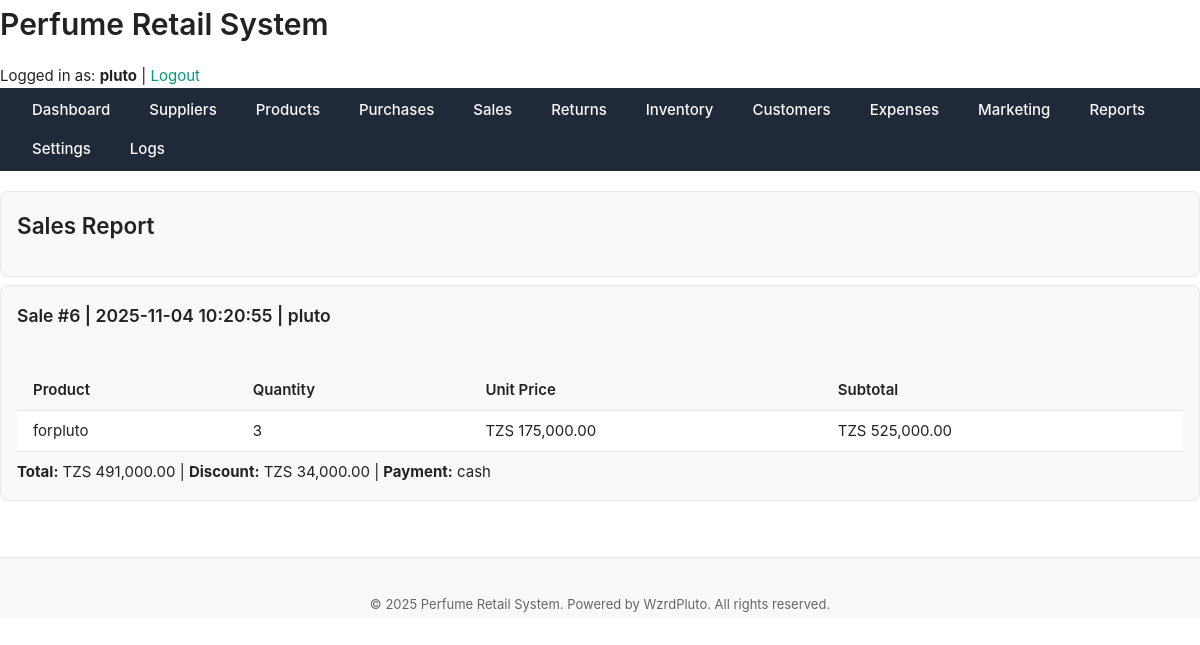
/public/reports/sales_report.php (signed in), run on an earlier commit of the app's database.
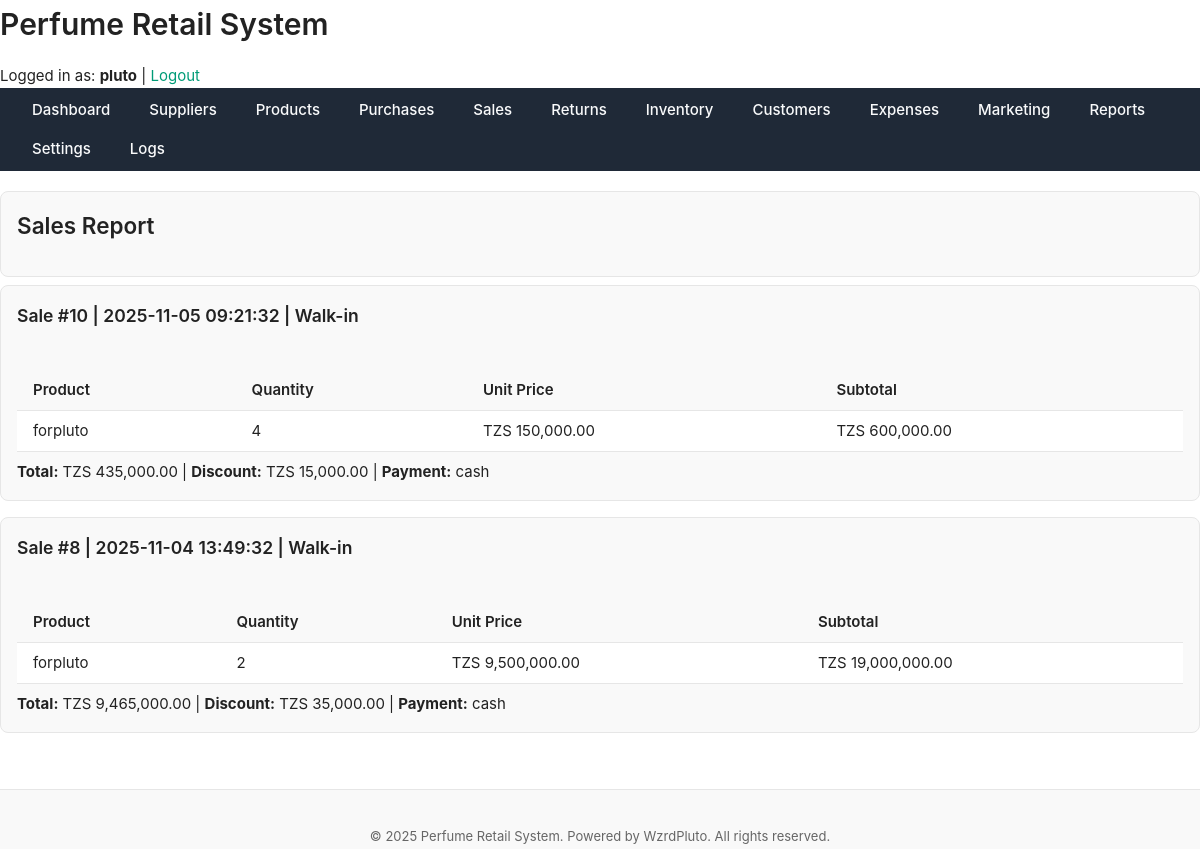
And on a later commit of the database.
### tables this page shows
CREATE TABLE `sales` (
  `sale_id` int(11) NOT NULL,
  `customer_id` int(11) DEFAULT NULL,
  `sale_date` datetime DEFAULT current_timestamp(),
  `total_amount` decimal(12,2) NOT NULL,
  `payment_method` enum('cash','card','mobile_money','bank') DEFAULT NULL,
  `sales_channel` enum('store','online','whatsapp') DEFAULT NULL,
  `discount` decimal(10,2) DEFAULT 0.00
);

CREATE TABLE `customers` (
  `customer_id` int(11) NOT NULL,
  `name` varchar(100) DEFAULT NULL,
  `phone` varchar(50) DEFAULT NULL,
  `email` varchar(100) DEFAULT NULL,
  `region` varchar(100) DEFAULT NULL,
  `source` enum('walk-in','instagram','whatsapp','referral','other') DEFAULT NULL,
  `created_at` datetime DEFAULT current_timestamp()
);

CREATE TABLE `products` (
  `product_id` int(11) NOT NULL,
  `name` varchar(150) NOT NULL,
  `brand` varchar(100) DEFAULT NULL,
  `category` varchar(100) DEFAULT NULL,
  `size_ml` decimal(6,2) DEFAULT NULL,
  `cost_price` decimal(10,2) NOT NULL,
  `retail_price` decimal(10,2) NOT NULL,
  `supplier_id` int(11) DEFAULT NULL,
  `status` enum('active','discontinued') DEFAULT 'active',
  `created_at` datetime DEFAULT current_timestamp(),
  `description` text NOT NULL
);

CREATE TABLE `sale_items` (
  `id` int(11) NOT NULL,
  `sale_id` int(11) NOT NULL,
  `product_id` int(11) NOT NULL,
  `quantity` int(11) NOT NULL,
  `unit_price` decimal(10,2) NOT NULL
);

### public/reports/sales_report.php (the view, shortened to what this page needs)
<?php
require_once '../../includes/functions.php';
include '../../includes/header.php';
try {
    $stmt = $pdo->query("
        SELECT s.sale_id, s.sale_date, c.name AS customer_name, s.total_amount, s.payment_method, s.discount,
               si.product_id, p.name AS product_name, si.quantity, si.unit_price, (si.quantity * si.unit_price) AS subtotal
        FROM sales s
        LEFT JOIN customers c ON s.customer_id = c.customer_id
        JOIN sale_items si ON s.sale_id = si.sale_id
        JOIN products p ON si.product_id = p.product_id
        ORDER BY s.sale_date DESC, s.sale_id DESC
    ");
    $sales = $stmt->fetchAll();
} catch (PDOException $e) {
    die("Failed to fetch sales report: " . htmlspecialchars($e->getMessage()));
}
$sales_grouped = [];
foreach ($sales as $row) {
    $sale_id = $row['sale_id'];
    if (!isset($sales_grouped[$sale_id])) {
        $sales_grouped[$sale_id] = [
            'sale_date' => $row['sale_date'],
            'customer_name' => $row['customer_name'] ?? 'Walk-in',
            'total_amount' => $row['total_amount'],
            'discount' => $row['discount'],
            'payment_method' => $row['payment_method'],
            'items' => []
        ];
    }
    $sales_grouped[$sale_id]['items'][] = $row;
}
?>
<main class="main-content">
    <div class="card mb-sm">
        <h2>Sales Report</h2>
    </div>
    <?php foreach ($sales_grouped as $sale_id => $sale): ?>
    <div class="card mb-md">
        <h3>Sale #<?= $sale_id ?> | <?= htmlspecialchars($sale['sale_date']) ?> | <?= htmlspecialchars($sale['customer_name']) ?></h3>
        <table class="table table-bordered">
            <thead>
                <tr>
                    <th>Product</th>
                    <th>Quantity</th>
                    <th>Unit Price</th>
                    <th>Subtotal</th>
                </tr>
            </thead>
            <tbody>
                <?php foreach ($sale['items'] as $item): ?>
                <tr>
                    <td><?= htmlspecialchars($item['product_name']) ?></td>
                    <td><?= (int)$item['quantity'] ?></td>
                    <td><?= CURRENCY ?> <?= number_format($item['unit_price'], 2) ?></td>
                    <td><?= CURRENCY ?> <?= number_format($item['subtotal'], 2) ?></td>
                </tr>
                <?php endforeach; ?>
            </tbody>
        </table>
        <p><strong>Total:</strong> <?= CURRENCY ?> <?= number_format($sale['total_amount'], 2) ?> |
           <strong>Discount:</strong> <?= CURRENCY ?> <?= number_format($sale['discount'], 2) ?> |
           <strong>Payment:</strong> <?= htmlspecialchars($sale['payment_method']) ?></p>
    </div>
    <?php endforeach; ?>
</main>
<?php include '../../includes/footer.php'; ?>

What changed in the data, as far as the page shows it:
removed sales: sale_id "6", sale_date "2025-11-04 10:20:55", customer.name "pluto", products.name "forpluto", sale_items.quantity "3", sale_items.unit_price "175,000.00", subtotal "525,000.00", total_amount "491,000.00", discount "34,000.00", payment_method "cash"
added sale_items: sale_id "10", sale.sale_date "2025-11-05 09:21:32", customer_name "Walk-in", product.name "forpluto", quantity "4", unit_price "150,000.00", subtotal "600,000.00", sale.total_amount "435,000.00", sale.discount "15,000.00", sale.payment_method "cash"
added sale_items: sale.sale_id "8", sale.sale_date "2025-11-04 13:49:32", customer_name "Walk-in", product.name "forpluto", quantity "2", unit_price "9,500,000.00", subtotal "19,000,000.00", sale.total_amount "9,465,000.00", sale.discount "35,000.00", sale.payment_method "cash"
